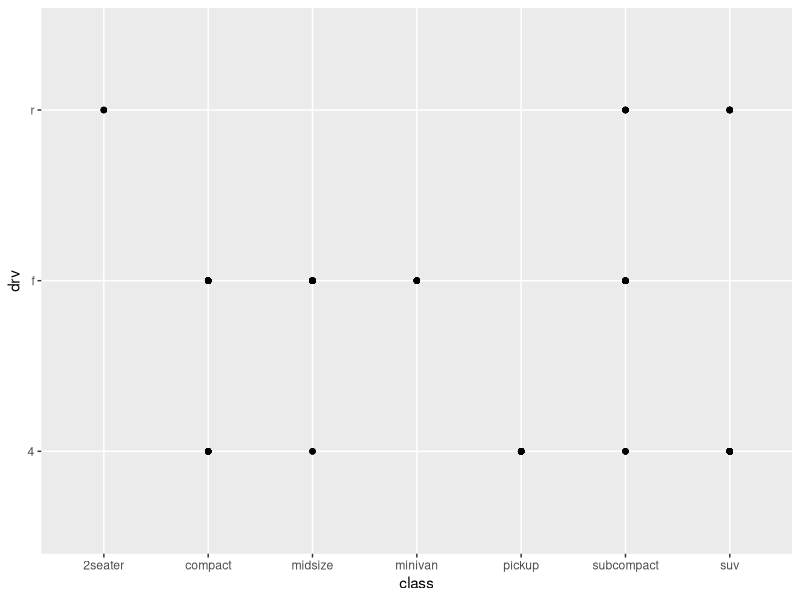
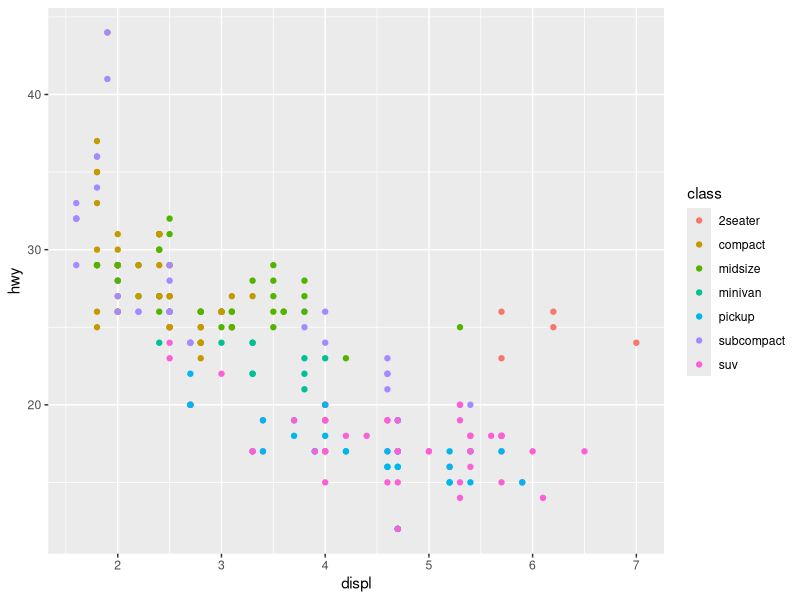
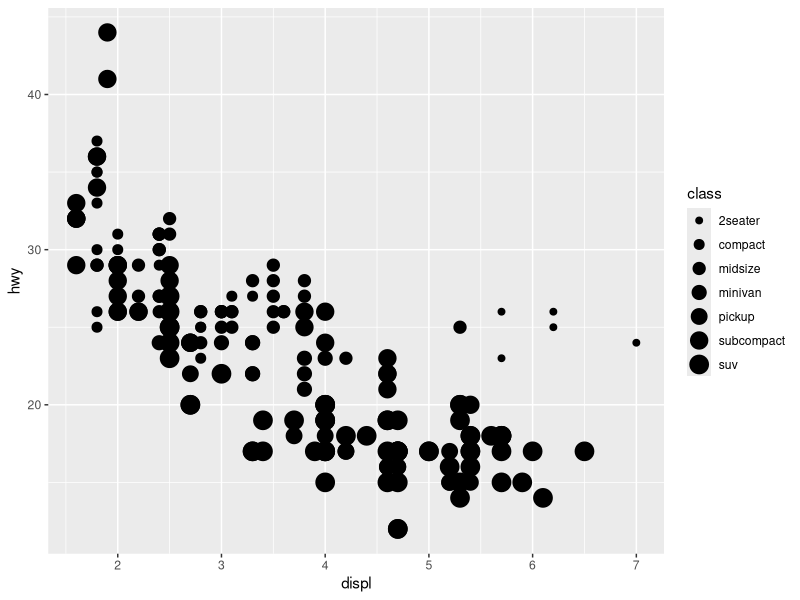
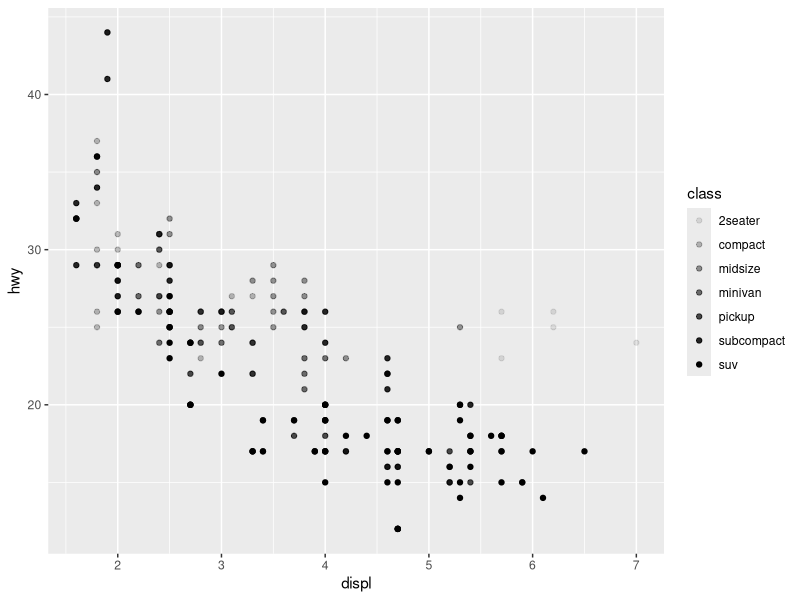
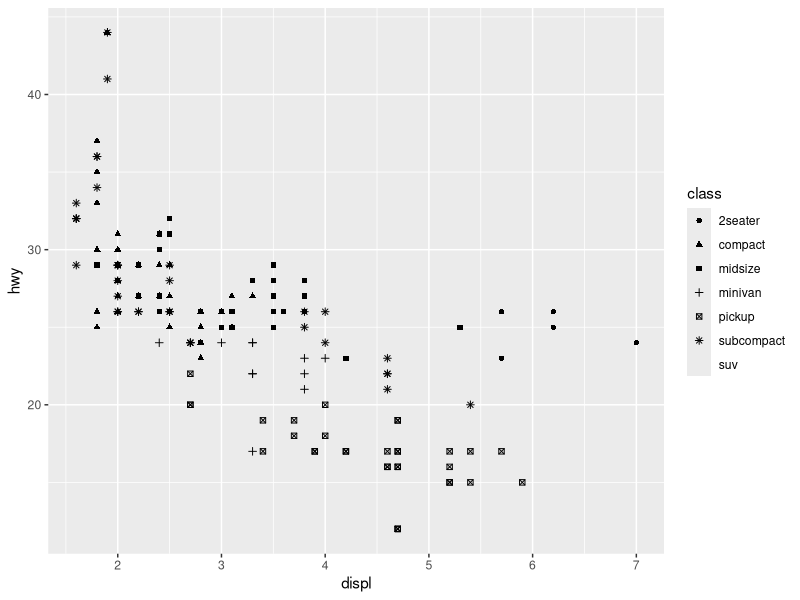
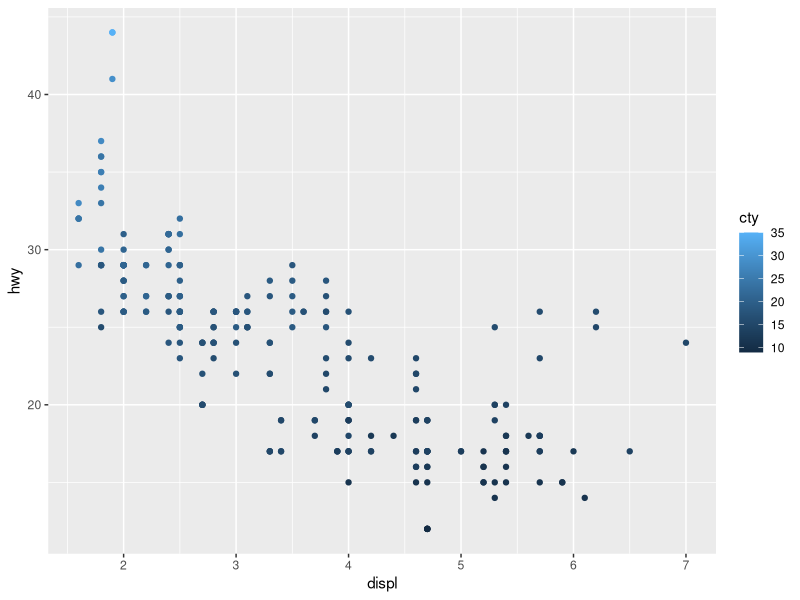
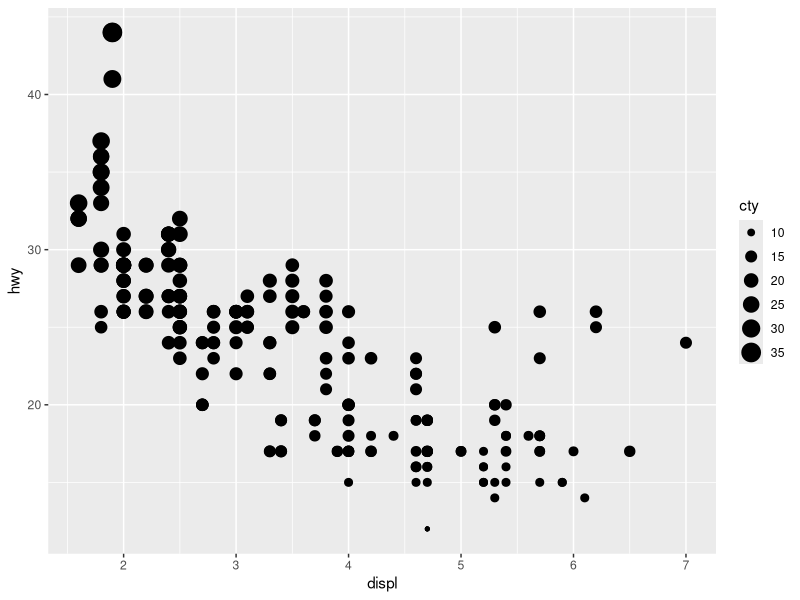
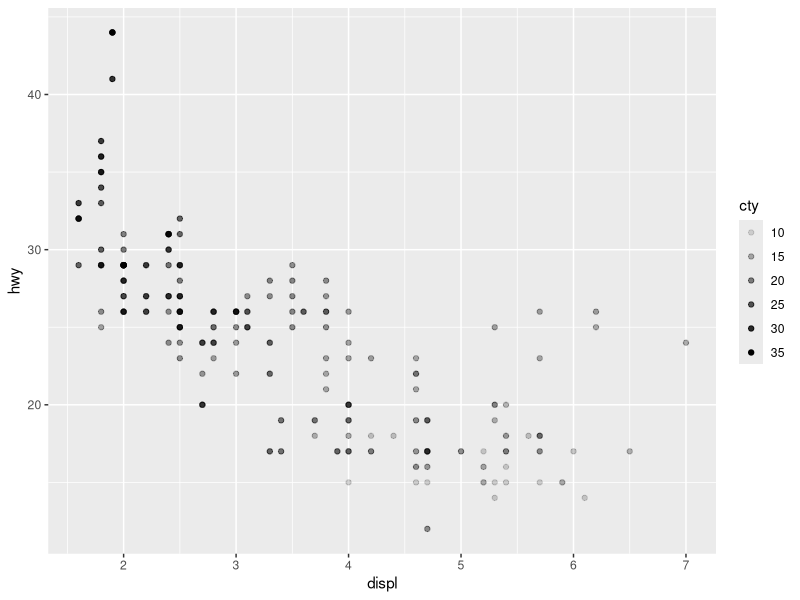

Write R code to recreate these figures, in order. (Note: this script raises an error after producing the figures.)
## ---- chunk 1
knitr::opts_chunk$set(echo = TRUE)
## ---- chunk 2
#Import package tidyverse
library(tidyverse)
## ---- chunk 3
#Simple graph
dim(mpg)
ggplot(data = mpg) + 
  geom_point(mapping = aes(x = class, y = drv))

#Using aesthetic to change point appearance (categorical)

ggplot(data = mpg) + 
  geom_point(mapping = aes(x = displ, y = hwy,color=class))

ggplot(data = mpg) + 
  geom_point(mapping = aes(x = displ, y = hwy,size=class))

ggplot(data = mpg) + 
  geom_point(mapping = aes(x = displ, y = hwy,alpha=class))

ggplot(data = mpg) + 
  geom_point(mapping = aes(x = displ, y = hwy,shape=class))

#Using aesthetic to change point appearance (continuous)
ggplot(data = mpg) + 
  geom_point(mapping = aes(x = displ, y = hwy,color=cty))

ggplot(data = mpg) + 
  geom_point(mapping = aes(x = displ, y = hwy,size=cty))

ggplot(data = mpg) + 
  geom_point(mapping = aes(x = displ, y = hwy,alpha=cty))

ggplot(data = mpg) + 
  geom_point(mapping = aes(x = displ, y = hwy,shape=cty))

#Stroke aesthetic

ggplot(data = mpg) + 
  geom_point(mapping = aes(x = displ, y = hwy,stroke=cyl))


## ---- chunk 4
#Two rows
ggplot(data = mpg) + 
  geom_point(mapping = aes(x = displ, y = hwy)) + 
  facet_wrap(~ class, nrow = 2)

#One row
ggplot(data = mpg) + 
  geom_point(mapping = aes(x = displ, y = hwy)) + 
  facet_grid(. ~ cyl)

## ---- chunk 5
ggplot(data = mpg) + 
  geom_point(mapping = aes(x = displ, y = hwy)) + 
  facet_grid(drv ~ cyl)
## ---- chunk 6
# left
ggplot(data = mpg) + 
  geom_point(mapping = aes(x = displ, y = hwy))

# right
ggplot(data = mpg) + 
  geom_smooth(mapping = aes(x = displ, y = hwy))

#Different line by cat variables using linetype in aesthetic
ggplot(data = mpg,aes(x = displ, y = hwy, linetype = drv)) + 
  geom_smooth()
## ---- chunk 7
ggplot(data = mpg) +
  geom_smooth(mapping = aes(x = displ, y = hwy))
              
ggplot(data = mpg) +
  geom_smooth(mapping = aes(x = displ, y = hwy, group = drv))
    
ggplot(data = mpg) +
  geom_smooth(
    mapping = aes(x = displ, y = hwy, color = drv),
    show.legend = FALSE
  )
## ---- chunk 8
ggplot(data = mpg) + 
  geom_point(mapping = aes(x = displ, y = hwy)) +
  geom_smooth(mapping = aes(x = displ, y = hwy))
## ---- chunk 9
#Global mapping
ggplot(data = mpg, mapping = aes(x = displ, y = hwy)) + 
#Local mapping
  geom_point(mapping = aes(color = class)) + 
  geom_smooth()

#Subset in local mapping
ggplot(data = mpg, mapping = aes(x = displ, y = hwy)) + 
  geom_point(mapping = aes(color = class)) + 
  geom_smooth(data = filter(mpg, class == "subcompact"), se = FALSE)
## ---- chunk 10
ggplot(data = mpg, mapping = aes(x = displ)) + 
  geom_histogram()
## ---- chunk 11
demo <- tribble(
  ~cut,         ~freq,
  "Fair",       1610,
  "Good",       4906,
  "Very Good",  12082,
  "Premium",    13791,
  "Ideal",      21551
)

ggplot(data = demo) +
  geom_bar(mapping = aes(x = cut, y = freq), stat = "identity")
## ---- chunk 12
ggplot(data = diamonds) + 
  geom_bar(mapping = aes(x = cut, y = ..prop.., group = 1))
## ---- chunk 13
#Summary
ggplot(data = diamonds) + 
  stat_summary(
    mapping = aes(x = cut, y = depth),
    fun.ymin = min,
    fun.ymax = max,
    fun.y = median
  )
## ---- chunk 14
ggplot(data = diamonds) + 
  geom_col(mapping = aes(x = cut,y=table))
## ---- chunk 15
ggplot(data = diamonds) + 
  geom_bar(mapping = aes(x = cut, colour = cut))
ggplot(data = diamonds) + 
  geom_bar(mapping = aes(x = cut, fill = cut))
ggplot(data = diamonds) + 
  geom_bar(mapping = aes(x = cut, fill = clarity))

ggplot(data = diamonds, mapping = aes(x = cut, fill = clarity)) + 
  geom_bar(alpha = 1/5, position = "identity")
ggplot(data = diamonds, mapping = aes(x = cut, colour = clarity)) + 
  geom_bar(fill = NA, position = "identity")

#Bar same size
ggplot(data = diamonds) + 
  geom_bar(mapping = aes(x = cut, fill = clarity), position = "fill")

#Bar horizontally splitted
ggplot(data = diamonds) + 
  geom_bar(mapping = aes(x = cut, fill = clarity), position = "dodge")

#Adding noise to avoid data point rounding
ggplot(data = mpg) + 
  geom_point(mapping = aes(x = displ, y = hwy), position = "jitter")
## ---- chunk 16
#adding jitter
ggplot(data = mpg, mapping = aes(x = cty, y = hwy)) + 
  geom_jitter()
## ---- chunk 17
#Change orientation of axis
ggplot(data = mpg, mapping = aes(x = class, y = hwy)) + 
  geom_boxplot() +
  coord_flip()

#Polar coordinates
bar <- ggplot(data = diamonds) + 
  geom_bar(
    mapping = aes(x = cut, fill = cut), 
    show.legend = FALSE,
    width = 1
  ) + 
  theme(aspect.ratio = 1) +
  labs(x = NULL, y = NULL)

bar + coord_flip()
bar + coord_polar(theta="x") + labs(title = "Cylinders")
